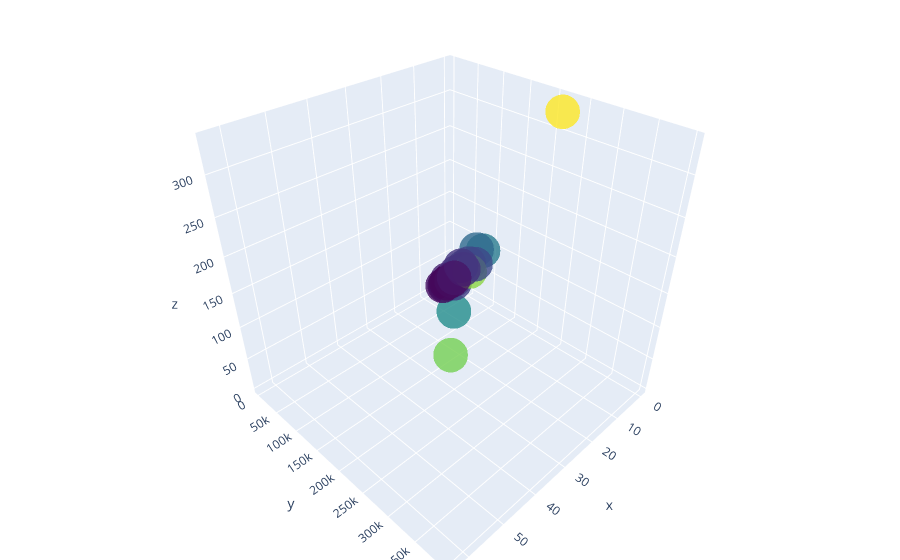

The notebook cell this image was saved under:
### Code cell
#3D Plotly visualization
import chart_studio

chart_studio.tools.set_credentials_file(username='DemoAccount', api_key='lr1c37zw81')

x = df_bar_pubg['solo_Wins']
y = df_bar_pubg['solo_TimeSurvived']
z = df_bar_pubg['solo_RoundsPlayed']

trace1 = go.Scatter3d(
    x=x,
    y=y,
    z=z,
    mode='markers',
    marker=dict(
    size=12,
    color=z,
    colorscale='Viridis',
    opacity=0.8))

data = [trace1]
layout = go.Layout(
    margin=dict(
    l=0,
    r=0,
    b=0,
    t=0)
)

fig = go.Figure(data=data, layout=layout)
iplot(fig, filename='3d-pubg-plot')

### Figure 1 — Plotly figure (JSON) as saved in the notebook; plotly's stock layout.template omitted (floating-point values rounded to 4 significant figures)
{"data": [{"marker": {"color": [17, 33, 5, 8, 6, 16, 142, 19, 44, 8, 116, 335, 87, 72, 23, 3, 165, 65, 16, 45, 55, 45, 9, 14, 277, 265, 77, 52, 56, 22], "colorscale": [[0, "#440154"], [0.1111, "#482878"], [0.2222, "#3e4989"], [0.3333, "#31688e"], [0.4444, "#26828e"], [0.5556, "#1f9e89"], [0.6667, "#35b779"], [0.7778, "#6ece58"], [0.8889, "#b5de2b"], [1, "#fde725"]], "opacity": 0.8, "size": 12}, "mode": "markers", "type": "scatter3d", "x": [3, 6, 0, 4, 2, 5, 12, 5, 6, 2, 7, 4, 9, 4, 3, 1, 38, 12, 6, 2, 7, 4, 3, 2, 48, 63, 4, 3, 3, 2], "y": [18470.0, 33010.0, 4330.0, 13420.0, 9841.0, 22000.0, 148100.0, 26090.0, 49280.0, 10280.0, 106300.0, 233000.0, 91380.0, 71910.0, 31000.0, 3638.0, 246800.0, 87210.0, 20930.0, 45920.0, 62760.0, 43120.0, 11730.0, 18490.0, 331200.0, 397000.0, 87510.0, 53550.0, 47970.0, 25090.0], "z": [17, 33, 5, 8, 6, 16, 142, 19, 44, 8, 116, 335, 87, 72, 23, 3, 165, 65, 16, 45, 55, 45, 9, 14, 277, 265, 77, 52, 56, 22]}], "layout": {"margin": {"b": 0, "l": 0, "r": 0, "t": 0}}}
